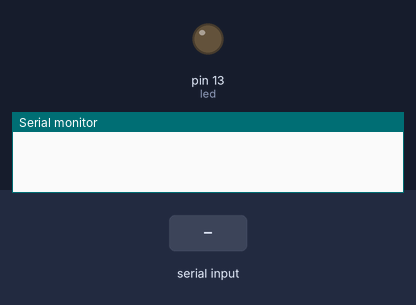
Recording of a sketch running on a simulated Arduino Uno, built with avr-gcc and run on an emulated ATmega328P. Shown: output pins drawn as LEDs (lit = HIGH), the last lines printed to the serial monitor. Dashed ring = blinking. Inputs (shaded band) come from the test bench.

Above: at 1.2 s.
1.3 s: "3" received over Serial
At 2.8 s:
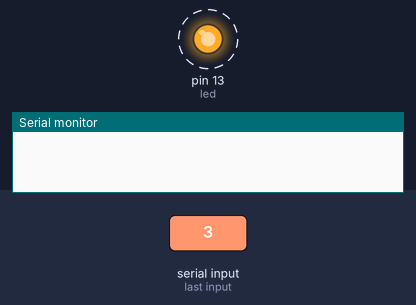
3.1 s: "1" received over Serial
At 3.9 s:
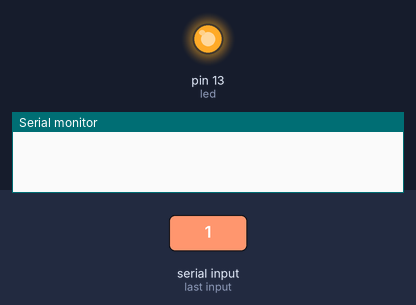
4.6 s: "2" received over Serial
At 5.0 s:
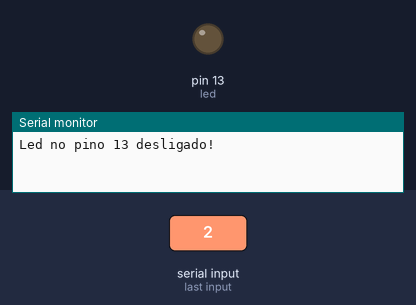
Timing chart, 0 to 7.6 s (numbered marks = the images above; inputs shaded):
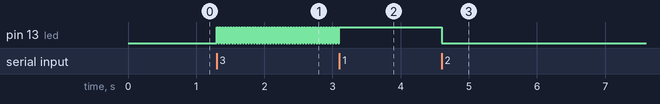

The sketch:

arduino_webkit.ino
```cpp
/* TODOS:
  1 - Modificar os nomes dos valores recebidos para algo mais sugestivos...
  2 - Adicionar função de potenciômetro para 'meia luz'...
  3 - Have a lot of fun...
*/

int led =  13; // led será conectado no pino 13.
char valor_recebido = '0'; // valor recebido via serial.
int x = 20; // tempo para delay.

void setup(){
  Serial.begin(9600);
  pinMode(led, OUTPUT);
}

// loop principal, caso tenha recebido o valor 3, itermitente...
void loop(){
  if(valor_recebido == '3'){
    digitalWrite(led, HIGH);
    delay(x);
    digitalWrite(led, LOW);
    delay(x);
 }
}

void serialEvent (){
  valor_recebido = Serial.read();

  switch(valor_recebido){
  case '1':
    digitalWrite(led, HIGH);
    break;
  case '2':
    digitalWrite(led, LOW);
    Serial.println("Led no pino 13 desligado!");
    break;
  default:
    break;
  }
}
```

Measured:
- after the input at 1.3 s, pin 13 (led): alternates HIGH for 0.02 s and LOW for 0.02 s, starting at once
- after the input at 3.1 s, pin 13 (led): goes on until 3.1 s, then stays HIGH
- after the input at 4.6 s, pin 13 (led): HIGH → LOW at once
